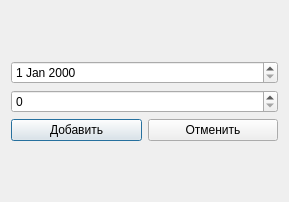
<?xml version="1.0" encoding="UTF-8"?>
<ui version="4.0">
 <class>Dialog</class>
 <widget class="QDialog" name="Dialog">
  <property name="geometry">
   <rect>
    <x>0</x>
    <y>0</y>
    <width>289</width>
    <height>202</height>
   </rect>
  </property>
  <property name="windowTitle">
   <string>Dialog</string>
  </property>
  <layout class="QGridLayout" name="gridLayout">
   <item row="0" column="0">
    <layout class="QVBoxLayout" name="verticalLayout_2">
     <item>
      <layout class="QVBoxLayout" name="verticalLayout">
       <item>
        <widget class="QDateEdit" name="markDateDateEdit"/>
       </item>
       <item>
        <widget class="QSpinBox" name="markValueSpinBox">
         <property name="maximum">
          <number>5</number>
         </property>
        </widget>
       </item>
      </layout>
     </item>
     <item>
      <layout class="QHBoxLayout" name="horizontalLayout">
       <item>
        <widget class="QPushButton" name="addMark">
         <property name="text">
          <string>Добавить</string>
         </property>
        </widget>
       </item>
       <item>
        <widget class="QPushButton" name="closeMarkDialog">
         <property name="text">
          <string>Отменить</string>
         </property>
        </widget>
       </item>
      </layout>
     </item>
    </layout>
   </item>
  </layout>
 </widget>
 <resources/>
 <connections/>
</ui>
